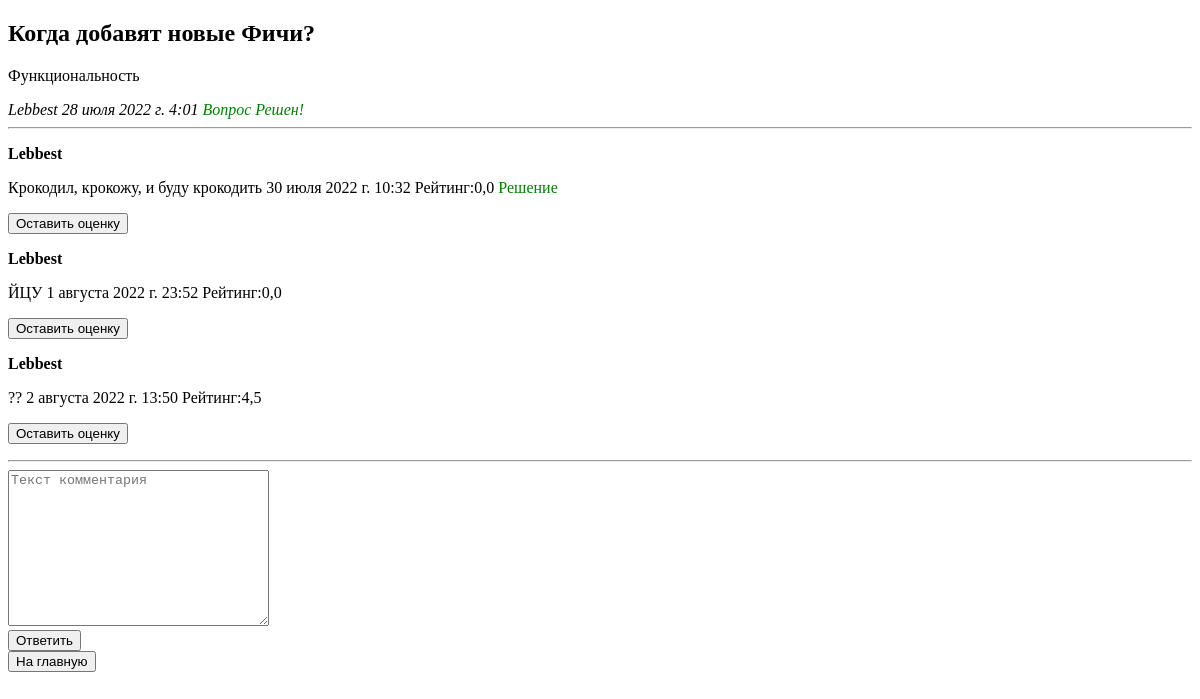
Screenshot of /questionslist/1/ (signed in) with the database file from the repository.
### questions/models.py (models this page shows, shortened)
class Question(models.Model):
    author_name = models.ForeignKey(User, on_delete = models.CASCADE)
    question_theme = models.CharField('Тема вопроса', max_length = 200)
    question_text = models.TextField('Содержание вопроса', max_length = 500)
    pub_date = models.DateTimeField('Дата публикации')
    status = models.BooleanField(default = False)
    class Meta:
        verbose_name = 'Вопрос'
        verbose_name_plural = 'Вопросы'

class Comment(models.Model):
    question = models.ForeignKey(Question, on_delete = models.CASCADE)
    author_name = models.ForeignKey(User, on_delete = models.CASCADE)
    comment_text = models.CharField('Содержание комментария', max_length = 500)
    pub_date = models.DateTimeField('Дата публикации')
    status = models.BooleanField(default = False)
    rating = models.FloatField('Рейтинг комментария', default = 0.0)
    marks = models.BooleanField(default = False)
    class Meta:
        verbose_name = 'Комментарий'
        verbose_name_plural = 'Комментарии'

### questions/views.py (the view)
# urls.py: path('questionslist/<int:question_id>/', views.question, name='PageWithQuestion'),
def question(request, question_id):                 #отображение вопроса
    try:
        a = Question.objects.get( id = question_id )
    except:
        raise Http404("Вопрос не найден!")
    comments_list = a.comment_set.order_by('id')
    return render(request, 'questions/question.html', {'question': a, 'comments_list': comments_list})

### supportserver/templates/questions/question.html (shortened to what this page needs)
{% extends 'base.html' %}
{% block content %}
    {% if user.is_authenticated %}
        {% if user.username == question.author_name.username %}
            <h2>{{question.question_text}}</h2>
            <p>{{question.question_theme}}</p>
            {% if question.status == True %}
                <em>{{question.author_name}}&nbsp{{question.pub_date}}&nbsp<font color = "green">Вопрос Решен!</font></em>
                <form action="{% url 'statusOfQuestion' question.id %}" method="POST">
                    {% csrf_token %}
                    <button type="submit">Не решенный</button>
                </form>
            {% else %}
                <em>{{question.author_name}}&nbsp{{question.pub_date}}</em>
                <form action="{% url 'statusOfQuestion' question.id %}" method="POST">
                    {% csrf_token %}
                    <button type="submit">Решенный</button>
                </form>
            {% endif %}
            <form action="{% url 'newoldquestionpage' question.id %}" method="POST">
                {% csrf_token %}
                <button type="submit">Редактировать</button>
            </form>
            <form action="{% url 'deletequestion' question.id %}" method="POST">
                {% csrf_token %}
                <button type="submit">Удалить</button>
            </form>
        {% else %}
            <h2>{{question.question_text}}</h2>
            <p>{{question.question_theme}}</p>
            {% if question.status == True %}
                <em>{{question.author_name}}&nbsp{{question.pub_date}}&nbsp<font color = "green">Вопрос Решен!</font></em>
            {% else %}
                <em>{{question.author_name}}&nbsp{{question.pub_date}}</em>
            {% endif %}
        {% endif %}
    {% endif %}
    <hr>
        {% if comments_list %}
            {% for c in comments_list %}
                <p>
                    <strong>{{c.author_name}}</strong>
                    {% if c.status == True %}
                        <p>{{c.comment_text}}&nbsp{{c.pub_date}}&nbspРейтинг:{{c.rating}}&nbsp<font color = "green">Решение</font></p>
                    {% else %}
                        <p>{{c.comment_text}}&nbsp{{c.pub_date}}&nbspРейтинг:{{c.rating}}</p>
                    {% endif %}
                    {% if user.is_authenticated %}
                        {% if user.username != c.author_name.username %}
                            <form action="{% url 'newmarkpage' c.id question.id %}" method="POST">
                                <button type="submit">Оставить оценку</button>
                            </form>
                        {% endif %}
                    {% endif %}
                </p>
            {% endfor %}
        {% else %}
            Будьте первым!
        {% endif %}
    <hr>
    {% if user.is_authenticated %}
    <form action="{% url 'leave_comment' question.id user.id %}" method="POST">
        <textarea name="text" required="" placeholder="Текст комментария" cols="30" rows="10"></textarea><br>
        <button type="submit">Ответить</button>
    </form>
    {% else %}
        <a href="{% url 'login' %}">Войти</a><br>
    {% endif %}
    <form action="{% url 'PageWithQuestions' %}" method="POST">
        <button type="submit">На главную</button>
    </form>
{% endblock %}

### rows the page displays
Question: question_text "Когда добавят новые Фичи?", question_theme "Функциональность", author_name "Lebbest", pub_date "28 июля 2022 г. 4:01"
Comment: author_name "Lebbest", comment_text "Крокодил, крокожу, и буду крокодить", pub_date "30 июля 2022 г. 10:32", rating "0,0", shows "Оставить оценку"
Comment: author_name "Lebbest", comment_text "ЙЦУ", pub_date "1 августа 2022 г. 23:52", rating "0,0", shows "Оставить оценку"
Comment: author_name "Lebbest", comment_text "??", pub_date "2 августа 2022 г. 13:50", rating "4,5", shows "Оставить оценку"
